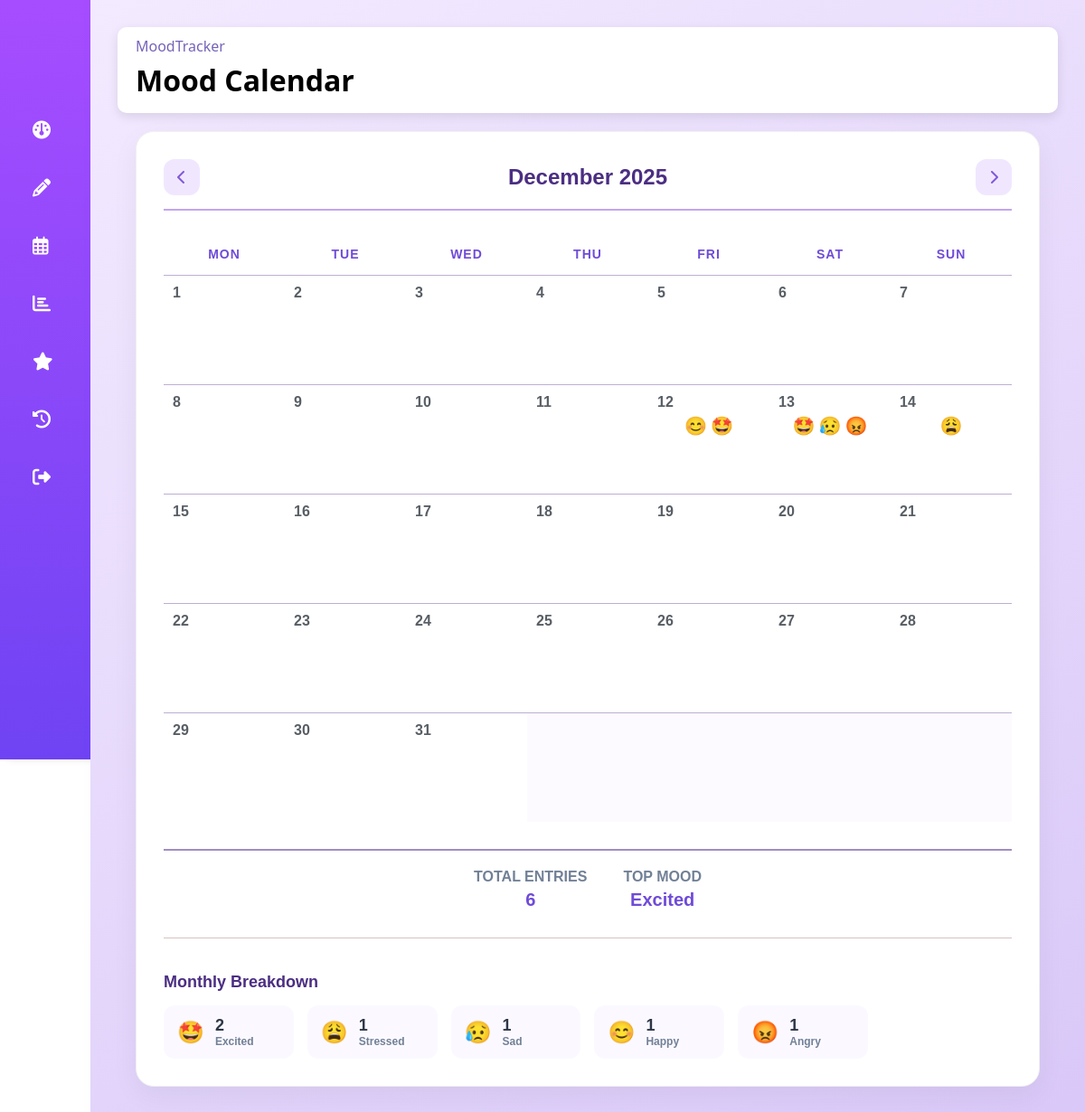
The page /mood_calendar (signed in) on the database its author committed.
### tables this page shows
CREATE TABLE emolog (
                   id INTEGER PRIMARY KEY AUTOINCREMENT,
                   username TEXT NOT NULL,
                   emotion_name TEXT NOT NULL,
                   note TEXT,
                   timestamp DATETIME DEFAULT CURRENT_TIMESTAMP, ai_short_feedback TEXT, ai_full_feedback TEXT, thought TEXT,
                   FOREIGN KEY(username) REFERENCES users(username)
            );

### app_package/moodcalendar.py (the view)
@mood_calendar_bp.route("/mood_calendar")
@mood_calendar_bp.route("/mood_calendar/<int:year>/<int:month>")
def mood_calendar(year=None, month=None):
    if 'username' not in session:
        return redirect(url_for('auth.login'))
    username = session['username']
    now = datetime.now()
    if year is None or month is None:
        year = now.year
        month = now.month
    if month < 1:
        month = 12
        year -= 1
    elif month > 12:
        month = 1
        year += 1
    prev_month = month - 1
    prev_year = year
    if prev_month < 1:
        prev_month = 12
        prev_year -= 1
    next_month = month + 1
    next_year = year
    if next_month > 12:
        next_month = 1
        next_year += 1
    mood_data = get_monthly_mood_data(username, year, month)
    emotion_counts = get_monthly_emotion_counts(username, year, month)
    total_entries = sum(item['count'] for item in emotion_counts)
    most_frequent = emotion_counts[0]['emotion'] if emotion_counts else "N/A"
    mood_summary = {
        'total_entries': total_entries,
        'most_frequent': most_frequent
    }
    cal = calendar.monthcalendar(year, month)
    month_name = calendar.month_name[month]
    return render_template(
        "mood_calendar.html",
        calendar=cal,
        mood_data=mood_data,
        mood_summary=mood_summary,
        emotion_counts=emotion_counts,
        year=year,
        month=month,
        month_name=month_name,
        prev_year=prev_year,
        prev_month=prev_month,
        next_year=next_year,
        next_month=next_month
    )

### Databases/emologdb.py (called while the page is built)
def get_db():
    db = sqlite3.connect(
        'user.db',
        detect_types=sqlite3.PARSE_DECLTYPES
    )
    db.row_factory = sqlite3.Row
    return db

### app_package/templates/mood_calendar.html (shortened to what this page needs)
<!DOCTYPE html>
<html lang="en">
<head>
    <link rel="stylesheet" href="https://cdnjs.cloudflare.com/ajax/libs/font-awesome/6.4.0/css/all.min.css">
    <link rel="stylesheet" href="{{ url_for('static', filename='style.css') }}">
</head>
<body>
    <div class="layout">
        <div class="sidebar">
            <div class="logo2"></div>
            <nav>
            <ul class="menu">
                <li class="active">
                    <a href="/dashboard" >
                        <i class="fa fa-dashboard"></i>
                    </a>
                </li>
                <li class="active">
                    <a href="/log_emotion">
                        <i class="fas fa-pencil-alt"></i>
                    </a>
                </li>
                <li class="active">
                    <a href="/mood_calendar">
                        <i class="far fa-calendar-alt"></i>
                    </a>
                </li>
                <li class="active">
                    <a href="/mood_statistics">
                        <i class="fas fa-chart-bar"></i>
                    </a>
                </li>
                <li class="active">
                    <a href="/ai_feedback">
                        <i class="fas fa-star"></i>
                    </a>
                </li>
                <li class="active">
                    <a href="/emotionhistory">
                        <i class="fas fa-history"></i>
                    </a>
                </li>
                <li class="active">
                    <a href="/logout">
                        <i class="fas fa-sign-out-alt"></i>
                    </a>
                </li>
            </ul>
            </nav>
        </div>
        <div class="main-section">
            <header class="topbar">
                <div class="header-title">
                    <span>MoodTracker</span>
                    <h1>Mood Calendar</h1>
                </div>
            </header>
            <div class="calendar-wrapper">
                <div class="calendar-card-container">
                    <div class="calendar-header-nav">
                        <a href="{{ url_for('mood_calendar.mood_calendar', year=prev_year, month=prev_month) }}" class="nav-btn"><i class="fas fa-chevron-left"></i></a>
                        <h2>{{ month_name }} {{ year }}</h2>
                        <a href="{{ url_for('mood_calendar.mood_calendar', year=next_year, month=next_month) }}" class="nav-btn"><i class="fas fa-chevron-right"></i></a>
                    </div>
                    <div class="table-responsive">
                        <table class="styled-calendar">
                            <thead>
                                <tr>
                                    <th>Mon</th><th>Tue</th><th>Wed</th><th>Thu</th><th>Fri</th><th>Sat</th><th>Sun</th>
                                </tr>
                            </thead>
                            <tbody>
                                {% for week in calendar %}
                                <tr>
                                    {% for day in week %}
                                        {% set day_key = "%02d"|format(day) %}
                                        <td class="{% if day == 0 %}empty-cell{% else %}day-cell{% endif %}">
                                            {% if day != 0 %}
                                                <div class="day-number">{{ day }}</div>
                                                {% if day_key in mood_data %}
                                                    <div class="day-emojis">
                                                        {% for entry in mood_data[day_key]['entries'] %}
                                                            <span class="cal-emoji"
                                                                  title="{{ entry.emotion }} at {{ entry.time }}"
                                                                  onclick="openDayModal('{{ day_key }}')">
                                                                {{ entry.emoji }}
                                                            </span>
                                                        {% endfor %}
                                                    </div>
                                                {% endif %}
                                            {% endif %}
                                        </td>
                                    {% endfor %}
                                </tr>
                                {% endfor %}
                            </tbody>
                        </table>
                    </div>
                    <div class="calendar-footer">
                        <div class="summary-item">
                            <span class="sum-label">Total Entries</span>
                            <span class="sum-value">{{ mood_summary.total_entries }}</span>
                        </div>
                        <div class="summary-item">
                            <span class="sum-label">Top Mood</span>
                            <span class="sum-value">{{ mood_summary.most_frequent }}</span>
                        </div>
                    </div>
                    {% if emotion_counts %}
                    <div class="breakdown-section">
                        <h3>Monthly Breakdown</h3>
                        <div class="breakdown-grid">
                            {% for item in emotion_counts %}
                            <div class="breakdown-card" style="border-left: 4px solid '{{ item.color }}';">
                                <span class="bd-emoji">{{ item.emoji }}</span>
                                <div class="bd-details">
                                    <span class="bd-count">{{ item.count }}</span>
                                    <span class="bd-label">{{ item.emotion }}</span>
                                </div>
                            </div>
                            {% endfor %}
                        </div>
                    </div>
                    {% endif %}
                </div>
            </div>
        </div>
    </div>
</body>
</html>

### static/style.css (style rules this page uses)
html, body { margin: 0; padding: 0; height: 100%; width: 100%; cursor: default; }
.layout { display: flex; border: none; outline: none; box-sizing: border-box; font-family: "Segoe UI", Arial, sans-serif; }
.sidebar { width: 60px; height: 100vh; background: #c84ffc; color: white; padding: 20px; box-shadow: 10px 0 8px rgba(0,0,0,0.1); background: linear-gradient(180deg, #a64dff, #6f43f3); transition: all 0.5s linear; position: sticky; top: 0; left: 0; bottom: 0; overflow: hidden; }
.logo2 { height:80px; padding: 0; }
.menu { height:70%; position: relative; list-style: none; padding: 0; align-items: center; }
.menu li { margin: 8px 0; padding: 1rem; align-items: center; border-radius: 8px; transition: all 0.5s ease-in-out; background: transparent; }
.menu li:hover, .active { background: rgba(253, 189, 189, 0.44); }
.menu a { color: #ffffff; text-decoration: none; font-size: 18px; display: flex; align-items: center; gap: 15px; }
.menu a i { font-size: 20px; }
.main-section { flex: 1; background: #dccbf3; box-shadow: #6c4bbf 15px 0px 15px; background:linear-gradient(150deg, #f3eaff, #d9c8f8); padding: 30px ; position: relative; width: 100%; }
.topbar { display: flex; justify-content: space-between; align-items: center; flex-wrap: wrap; background: #ffffff; border-radius: 10px; padding: 10px 20px; margin-bottom: 15px; box-shadow: 0 4px 12px rgba(0,0,0,0.1); cursor: default; }
.header-title { color:rgba(118,99,186,255); }
.header-title h1 { color:#000000; margin-top: 5px; margin-bottom: 5px; }
.calendar-wrapper { max-width: 1000px; margin: 20px auto; padding: 0 20px; font-family: Arial,sans-serif; }
.calendar-card-container { background: #ffffff; border-radius: 20px; padding: 30px; box-shadow: 0 10px 30px rgba(0,0,0,0.05); border: 1px solid #f0f0f0; }
.calendar-header-nav { display: flex; justify-content: space-between; align-items: center; margin-bottom: 25px; padding-bottom: 15px; border-bottom: 2px solid rgb(194, 166, 240); }
.calendar-header-nav h2 { color: #4b2e83; font-size: 24px; font-weight: 700; margin: 0; }
.nav-btn { background: #f0e7ff; color: #8158d8; width: 40px; height: 40px; border-radius: 12px; display: flex; align-items: center; justify-content: center; text-decoration: none; transition: all 0.2s ease; }
.styled-calendar { width: 100%; border-collapse: separate; border-spacing: 0; table-layout: fixed; }
.styled-calendar th { padding: 15px; color: #6f4bd8; font-weight: 700; text-transform: uppercase; font-size: 14px; letter-spacing: 1px; text-align: center; }
.styled-calendar td { height: 100px; vertical-align: top; border-top: 1px solid #bdaed4; padding: 10px; transition: background 0.2s; }
.day-number { font-weight: 600; color: rgb(88, 94, 101); font-size: 16px; margin-bottom: 5px; }
.day-emojis { display: flex; flex-wrap: wrap; gap: 4px; justify-content: center; }
.cal-emoji { font-size: 20px; transition: transform 0.2s; cursor: pointer; }
.calendar-footer { margin-top: 30px; padding-top: 20px; border-top: 2px solid #a18dc2; display: flex; gap: 40px; justify-content: center; }
.summary-item { display: flex; flex-direction: column; align-items: center; }
.sum-label { font-size: 16px; text-transform: uppercase; color: #718096; font-weight: 700; margin-bottom: 5px; }
.sum-value { font-size: 20px; font-weight: 700; color: #6f4bd8; }
.empty-cell { background: #fcfaff; }
.breakdown-section { margin-top: 30px; padding-top: 20px; border-top: 1px solid #d8c1c1; }
.breakdown-section h3 { font-size: 18px; color: #4b2e83; margin-bottom: 15px; font-weight: 600; }
.breakdown-grid { display: grid; grid-template-columns: repeat(auto-fill, minmax(140px, 1fr)); gap: 15px; }
.breakdown-card { background: #fbf9ff; padding: 12px 15px; border-radius: 12px; display: flex; align-items: center; gap: 12px; transition: transform 0.2s; cursor: default; }
.bd-emoji { font-size: 24px; }
.bd-details { display: flex; flex-direction: column; }
.bd-count { font-weight: 700; font-size: 18px; color: #2d3748; }
.bd-label { font-size: 12px; color: #718096; font-weight: 600; }

### rows shown on the page
emolog: emoji "😊"
emolog: emoji "🤩"
emolog: emoji "🤩"
emolog: emoji "😥"
emolog: emoji "😡"
emolog: emoji "😩"

### other values the page prints
{{ month_name }} "December"
{{ year }} "2025"
{{ day }} "1" "2" "3" "4" "5" "6" "7" "8" "9" "10" "11" "12" "13" "14" "15" "16" "17" "18" "19" "20" "21" "22" "23" "24" "25" "26" "27" "28" "29" "30" "31"
{{ mood_summary.total_entries }} "6"
{{ mood_summary.most_frequent }} "Excited"
{{ item.emoji }} "🤩" "😩" "😥" "😊" "😡"
{{ item.count }} "2" "1" "1" "1" "1"
{{ item.emotion }} "Excited" "Stressed" "Sad" "Happy" "Angry"
